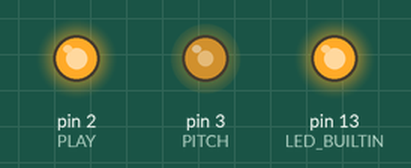
This sketch was run on a simulated Arduino Uno, built with avr-gcc and run on an emulated ATmega328P. On the bench: output pins drawn as LEDs (lit = HIGH).

Above: at 0.05 s.
At 0.95 s:
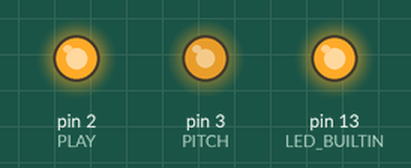
At 1.2 s:
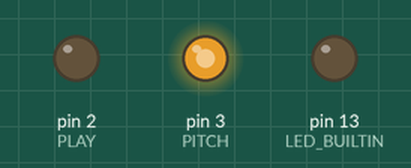
At 1.55 s:
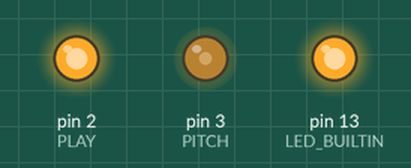
At 2.35 s:
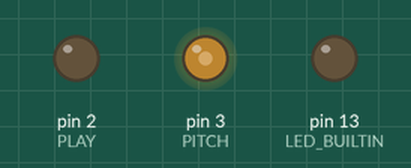
Timing chart, 0 to 5.5 s (numbered marks = the images above):
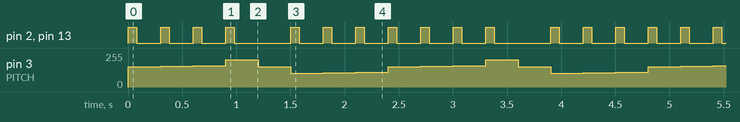

The sketch:

sketch_jul29a_seqwithstate.ino
```cpp
#include <ctype.h>
#include <math.h>

#define PLAY 2
#define PITCH 3
#define FUNCS 26
#define STACKMAX 4
#define DEBUG 0
#define RATE 300
#define HIGHTIME 80
static int OCTAVE = 255/5;
static int ROOT = OCTAVE*3;

// Number: Play this note
// Parenthesis: Store a pattern, first letter is the label (must be uppercase letter)
// Uppercase letter: Play stored pattern
// +Number, -Number: Shift base note by semitones
// ++Number, --Number: Shift base note by octaves (or multiply/divide for non-notes)
// x: rest
// r: reset

// Notice cool "drop"
const char song[] = "\
0 +1 0 +1 0 -2 +12 0 r x \
--1 0 1 2 r \
";

typedef enum {
  S_SCAN = 0,
  S_WANTTAG,
  S_WANTRPAREN
} ParenState;

typedef enum {
  SM_SCAN = 0,
  SM_PLUS,
  SM_PLUS2,
  SM_MINUS,
  SM_MINUS2,
  SM_COUNT,
} ModState;

struct Frame {
  int at;
  int root;
  int pitch;
  int rate;
  int high;
  bool on;
  Frame() : at(0), root(0), pitch(0), rate(RATE), high(HIGHTIME), on(false) {}
};

struct Interp {
  // PARSER
  int sp;
  ParenState state; ModState modState;
  Frame stack[STACKMAX];
  bool looped;
  int func[FUNCS];

  // HACK: Stack pointer starts at 1 so r can work at the lowest level
  Interp() : sp(1), state(S_SCAN), modState(SM_SCAN), looped(false) {
    memset(func, 0, sizeof(func));
  }
  void reset();
  void resetState();
  void next();
  Frame &frame() { return stack[sp]; }
  Frame &lastFrame() { return stack[sp-1]; }
  int &at() { return frame().at; }
  bool takeNumber(int n);
};

void Interp::resetState() {
  state = S_SCAN;
  modState = SM_SCAN;
}
void Interp::reset() {
  sp = 1; // In case of syntax error
  resetState(); // Ibid
  at() = 0;
  looped = true;
}

static int modScale[SM_COUNT] = {0, 1, 12, -1, -12};

bool Interp::takeNumber(int n) { // Return true if "done" with current note
  if (modState == SM_SCAN) {
      frame().on = true;
      frame().pitch = n;
      return true;
  } else {
    frame().root += modScale[modState] * n;
    resetState();
    return false;
  }
}

void Interp::next() {
  bool isbuilding = false;
  int building = 0;
  bool done = false;
  while (!done) {
    int i = at();
    char ch = song[i];
#if DEBUG
    Serial.print("\nLoop");
    switch(state) { default:break; case S_WANTTAG: Serial.print(" TAG?"); break; case S_WANTRPAREN: Serial.print(" PAREN?"); }
    Serial.print("\nmod ");
    Serial.print(modState);
    Serial.print("  root ");
    Serial.print(frame().root);
    Serial.print("\nstack ");
    Serial.print(sp);
    Serial.print("  at ");
    Serial.print(i);
    Serial.print("  ch ");
    Serial.print(ch);
    Serial.print("\n");
#endif
    if (ch == '\0') {
      bool done = false;
      if (isbuilding)
        done = takeNumber(building);
      reset();

      building = 0;
      isbuilding = false;

      if (done)
        return;
      else
        continue;
    } else switch (state) {
      case S_WANTTAG:
        if (isupper(ch))
          func[ch-'A'] = i+1;
        state = S_WANTRPAREN;
        break;

      case S_WANTRPAREN:
        if (ch == ')')
          state = S_SCAN;
        break;

      case S_SCAN:
        if (isdigit(ch)) {
          building *= 10;
          isbuilding = true;
          building += (ch - '0');
        } else {
          if (isbuilding) {
            if (takeNumber(building))
              return;
            building = 0;
            isbuilding = false;
          }

          if (isupper(ch)) {
            sp++;
            frame() = lastFrame(); // Copy up
            at() = func[ch-'A'];
            continue;
          }

          switch (ch) {
            case 'x':
              frame().on = false;
              done = true;
              break;
            case 'r':
              frame().root = lastFrame().root;
            case '+':
              modState = modState == SM_PLUS ? SM_PLUS2 : SM_PLUS;
              break;
            case '-':
              modState = modState == SM_MINUS ? SM_MINUS2 : SM_MINUS;
              break;
            case '(':
              state = looped ? S_WANTRPAREN : S_WANTTAG;
              break;
            case ')':
              sp--;
              if (sp < 0)
                sp = 0;
              break;
            default: break; // Assume whitespace
          }
        }
        break;
    }
    at()++;
  }
}

static Interp interp;

void setup() {
  // put your setup code here, to run once:
  pinMode(LED_BUILTIN, OUTPUT);
  pinMode(PLAY, OUTPUT);
  pinMode(PITCH, OUTPUT);
#if DEBUG
  Serial.begin(9600);
#endif
}

void high() {
  digitalWrite(LED_BUILTIN, HIGH);
  digitalWrite(PLAY, HIGH);
}

void low() {
  digitalWrite(LED_BUILTIN, LOW);
  digitalWrite(PLAY, LOW);
}

void loop() {
#if DEBUG
  Serial.print("Booted\n");
#endif
  interp.next();
  Frame note = interp.frame();

  int p = (ROOT*12 + OCTAVE*(note.root + note.pitch))/12;
  analogWrite(PITCH, p);

  if (note.on) {
    high();
    if (note.high <= note.rate) {
      delay(note.high);
      low();
      delay(note.rate-note.high);
    } else {
      delay(note.rate);
    }
  } else {
    delay(note.rate);
  }
}
```

Measured:
- by itself, pin 2 (PLAY), pin 13 (LED_BUILTIN): repeats every 2.4 s: 3 × (LOW 0.22 s, HIGH 0.08 s), LOW 0.52 s, 3 × (HIGH 0.08 s, LOW 0.22 s), HIGH 0.08 s
- by itself, pin 3 (PITCH): repeats every 2.4 s: 157/255 0.30 s, 161/255 0.30 s, 204/255 0.30 s, 153/255 0.30 s, 102/255 0.30 s, 106/255 0.30 s, 110/255 0.30 s, 153/255 0.30 s
